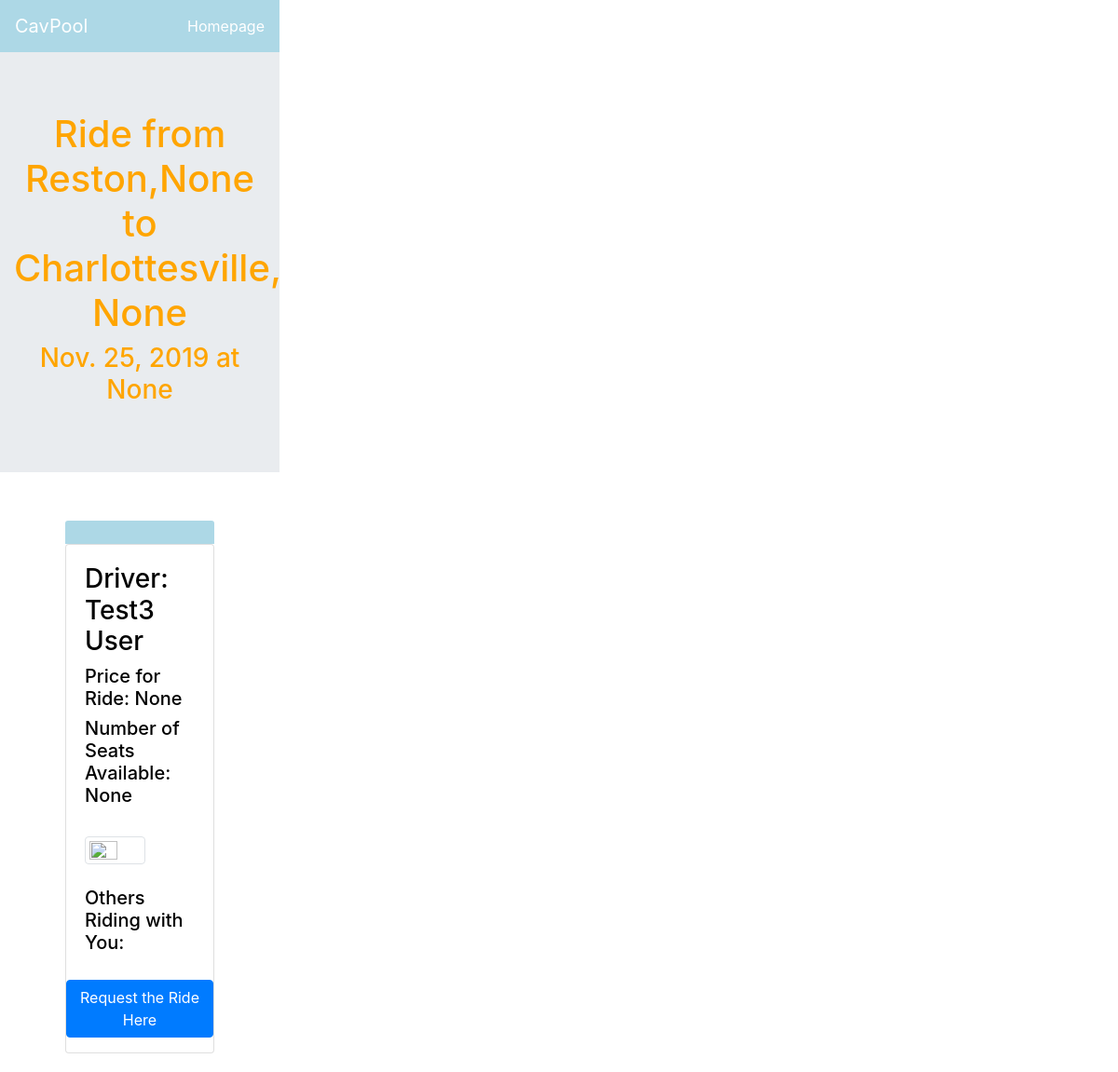
Screenshot of /19/ride with the database file from the repository.
### Rideshare_app/models.py (models this page shows)
class Ride(models.Model):
    departure_location = models.CharField(max_length = 30)
    destination_location = models.CharField(max_length = 30)
    departure_state = models.CharField(max_length = 30, null = True, blank = True)
    destination_state = models.CharField(max_length = 30, null = True, blank = True)
    date = models.DateField()
    time = models.TimeField(blank = True, null = True)
    seats = models.IntegerField(null = True, blank = True)
    price = models.IntegerField(null = True, blank = True)
    driver = models.ForeignKey(Driver, null = True, on_delete = models.CASCADE)
    riders = models.ManyToManyField(Rider, blank = True)
    confirmed_riders = models.ManyToManyField(Rider, blank = True, related_name = "confirmed_riders")
    pending_riders = models.ManyToManyField(Rider, blank = True, related_name = "pending_riders")

class Driver(models.Model):
    first_name = models.CharField(max_length = 30)
    last_name = models.CharField(max_length = 30)
    email = models.CharField(max_length = 100)
    venmo = models.CharField(max_length = 30, blank = True, null = True)
    phone_number = models.CharField(max_length = 20, blank = True, null = True)
    car_make = models.CharField(max_length = 30, blank = True, null = True)
    car_model = models.CharField(max_length = 30, blank = True, null = True)
    def __str__(self):
        return self.first_name + " " + self.last_name;

### Rideshare_app/views.py (the view)
# urls.py: path('<int:id>/ride', views.ride, name= 'ride'),
def ride(request, id):
    ride = get_object_or_404(Ride, pk = id)
    if request.method == "POST":
        form = RequestRideForm(request.POST)
        if form.is_valid() == True:
            rider = Rider.objects.get(pk=4)
            ride.pending_riders.add(rider)
            return HttpResponseRedirect(reverse('request_ride_result', args=(id,))) # here id refers to ride id
    else:
        form = RequestRideForm()
    pending_riders = ride.pending_riders.all()
    confirmed_riders = ride.confirmed_riders.all()
    context = {"ride" : ride, "pending_riders" : pending_riders, "confirmed_riders" : confirmed_riders}
    return render(request, 'Rideshare_app/ride.html', context)

### Rideshare_app/templates/Rideshare_app/ride.html (shortened to what this page needs)
{% load bootstrap4 %}
{% bootstrap_css %}
<html>
<head>
<link rel="stylesheet" type="text/css" href="profile.css">
  <nav class="navbar navbar-dark" style="background-color:lightblue">
  <a class="navbar-brand" style ="color:white"> CavPool</a>
  <ul class="navbar-nav">
    <li class="nav-item active">
      <a class="nav-link" href="{% url 'index' %}">Homepage</a>
    </li>
  </ul>
</nav>
<div class="jumbotron jumbotron-fluid">
  <div class="container">
     <h1 style = "text-align: center; color:orange"> Ride from {{ride.departure_location}},{{ride.departure_state}} to {{ride.destination_location}}, {{ride.destination_state}} </h1>
     <h3 style = "text-align: center; color:orange"> {{ride.date}}  at {{ride.time}}</h3>
  </div>
</div>
</head>
<div class="col-sm-8">
    <div class="card-header" style="background-color: lightblue; border-color: transparent;">
    </div>
    <div class="card">
      <div class="card-body">
        <h3 style = "text-align: left ;color: black"> Driver: {{ride.driver}} </h3>
        <h5 style ="text-align: left ;color: black"> Price for Ride: {{ride.price}}</h5>
        <h5 style ="text-align: left ;color: black"> Number of Seats Available: {{ride.seats}}</h5>
        <br>
        <img src="https://i.imgur.com/wk69iyi.png"class="img-thumbnail" alt="">
	    <br>
	    <br>
	    <h5 style ="text-align: left ;color: black"> Others Riding with You:
		</h5>
	</div>
    <form method="post">
   		<div style ="text-align: center" >
    	<button type="submit" class="btn btn-primary">Request the Ride Here</button>
  	</form>
  </div>
</div>
</body>
</html>

### Rideshare_app/templates/Rideshare_app/profile.css (style rules this page uses)
html, body, header, .column { float: left; width: 50%; }

### Rideshare_app/templates/Rideshare_app/ride.html (style rules this page uses)
.col-sm-8 { width: 80%; margin: 0 auto; padding: 20px; }
img { border: 1px solid; margin: 0 auto; border-radius: 4px; padding: 20px; width: 55%; }

### rows the page displays
Ride: departure_location "Reston", departure_state "None", destination_location "Charlottesville", destination_state "None", date "Nov. 25, 2019", time "None", driver "Test3 User", price "None", seats "None"
